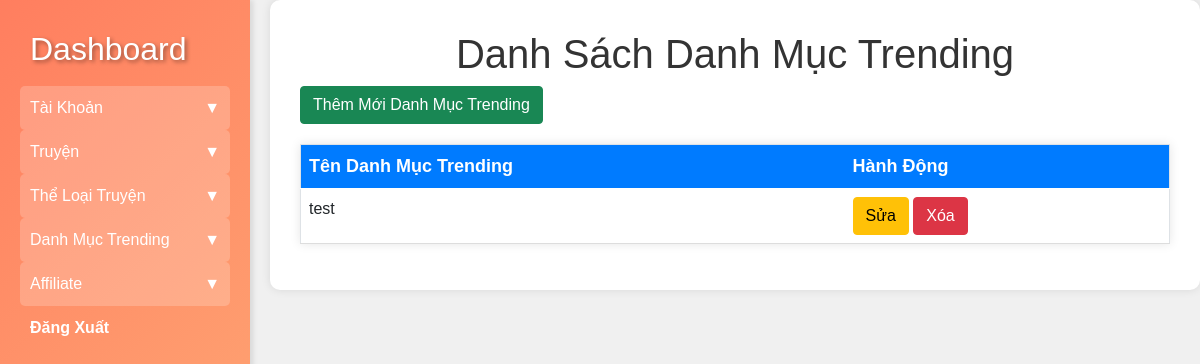
Before: /admin/trending/index.php with the older database file.
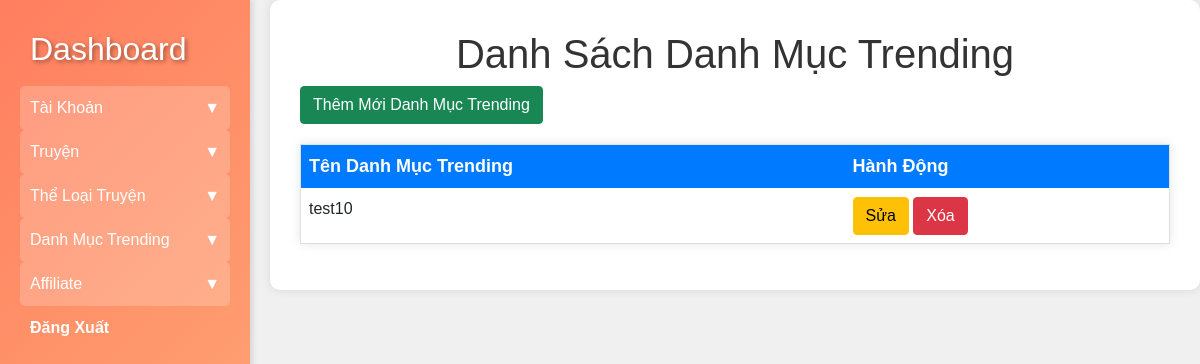
After: the same page with the newer database file.
### tables this page shows
CREATE TABLE `trending` (
  `trending_id` int(11) UNSIGNED NOT NULL,
  `trending_name` varchar(50) NOT NULL,
  `update_at` datetime NOT NULL DEFAULT current_timestamp()
);

### admin/trending/index.php (the view, shortened to what this page needs)
<?php
include '../config/db_connection.php';
$query = "SELECT * FROM trending";
$result = $conn->query($query);
?>
<!DOCTYPE html>
<html lang="en">
<head>
    <link rel="stylesheet" href="../../assets/css/styles.css">
    <link href="https://cdn.jsdelivr.net/npm/bootstrap@5.0.2/dist/css/bootstrap.min.css" rel="stylesheet">
</head>
<body>
    <div class="sidebar">
        <a href="../index.php">
            <h2>Dashboard</h2>
        </a>
        <div class="toggle-btn" onclick="toggleMenu('accounts-menu')">
            <span>Tài Khoản</span>
            <span>&#9660;</span>
        </div>
        <div class="toggle-btn" onclick="toggleMenu('manga-menu')">
            <span>Truyện</span>
            <span>&#9660;</span>
        </div>
        <div class="toggle-btn" onclick="toggleMenu('manga-type-menu')">
            <span>Thể Loại Truyện</span>
            <span>&#9660;</span>
        </div>
        <div class="toggle-btn" onclick="toggleMenu('trending-menu')">
            <span>Danh Mục Trending</span>
            <span>&#9660;</span>
        </div>
        <div class="toggle-btn" onclick="toggleMenu('aff-menu')">
            <span>Affiliate</span>
            <span>&#9660;</span>
        </div>
        <a href="../config/logout.php">Đăng Xuất</a>
    </div>
    <div class="content">
        <h1>Danh Sách Danh Mục Trending</h1>
        <a class="btn btn-success" href="create.php">Thêm Mới Danh Mục Trending</a>
        <table class="table" border="1">
            <thead>
                <tr>
                    <th>Tên Danh Mục Trending</th>
                    <th>Hành Động</th>
                </tr>
            </thead>
            <tbody>
                <?php while ($row = $result->fetch_assoc()): ?>
                    <tr>
                        <td><?= $row['trending_name'] ?></td>
                        <td>
                            <a href="edit.php?id=<?= $row['trending_id'] ?>" class="btn btn-warning">Sửa</a>
                            <a href="delete.php?id=<?= $row['trending_id'] ?>" onclick="return confirm('Are you sure?')" class="btn btn-danger">Xóa</a>
                        </td>
                    </tr>
                <?php endwhile; ?>
            </tbody>
        </table>
    </div>
</body>
</html>

Changed rows visible on the page:
changed trending: trending_name "test" → "test10"
